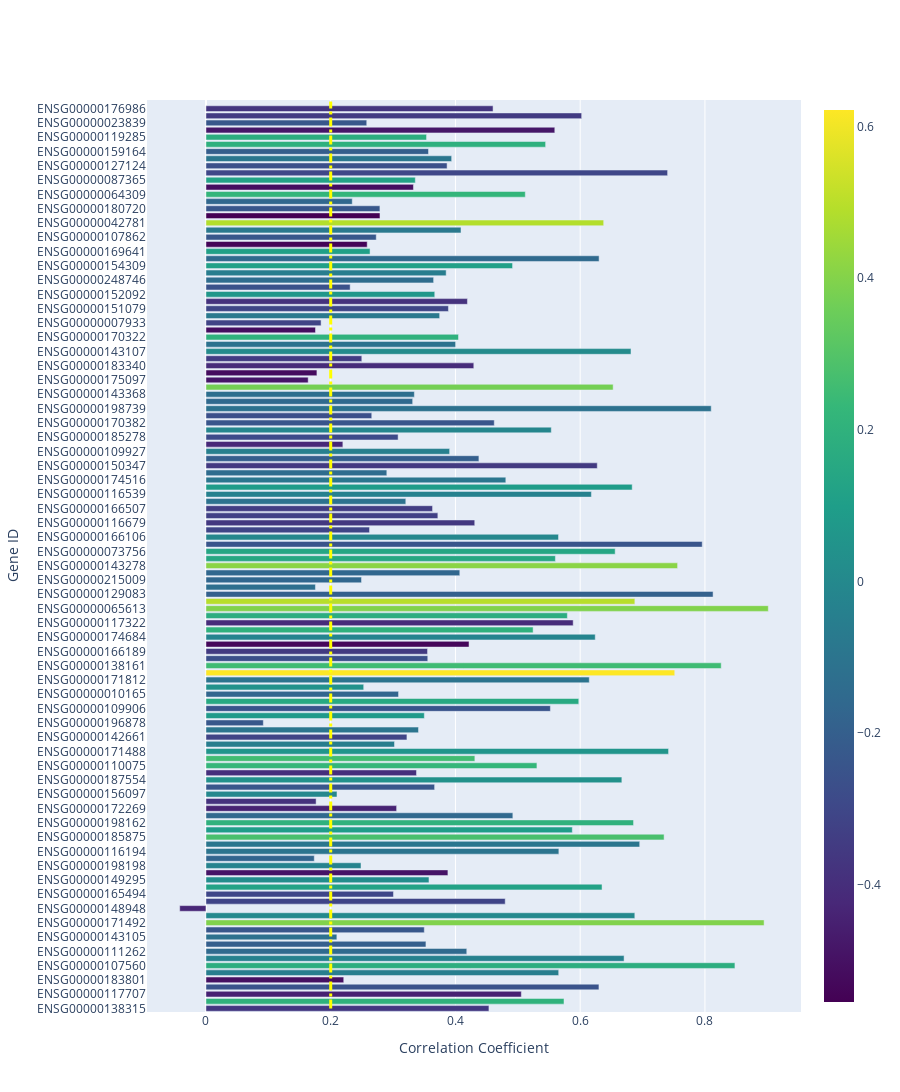

The cell this chart's notebook holds for it:
### Code cell
gene_names = list(gene_data_dict.keys())
# Create the bar chart
fig = go.Figure(go.Bar(
    x=correlation_list3,
    y=gene_names,
    orientation='h',  # Horizontal bar chart
    marker=dict(color=correlation_list1, coloraxis="coloraxis")  # Color based on the correlation factor
))
fig.add_shape(
    type="line",
    x0=0.2, y0=0, x1=0.2, y1=len(gene_names),
    line=dict(color="yellow", width=3, dash="dashdot"),
)


# Update layout for better visualization
fig.update_layout(
    xaxis_title="Correlation Coefficient",
    yaxis_title="Gene ID",
    coloraxis=dict(colorscale='Viridis'),  # Red for higher, blue for lower values
    height=1200  # Adjust height based on the number of genes to avoid squeezing
)

fig.show()
fig.write_image('ingroup_jsd_ens_cc_bar.pdf')
